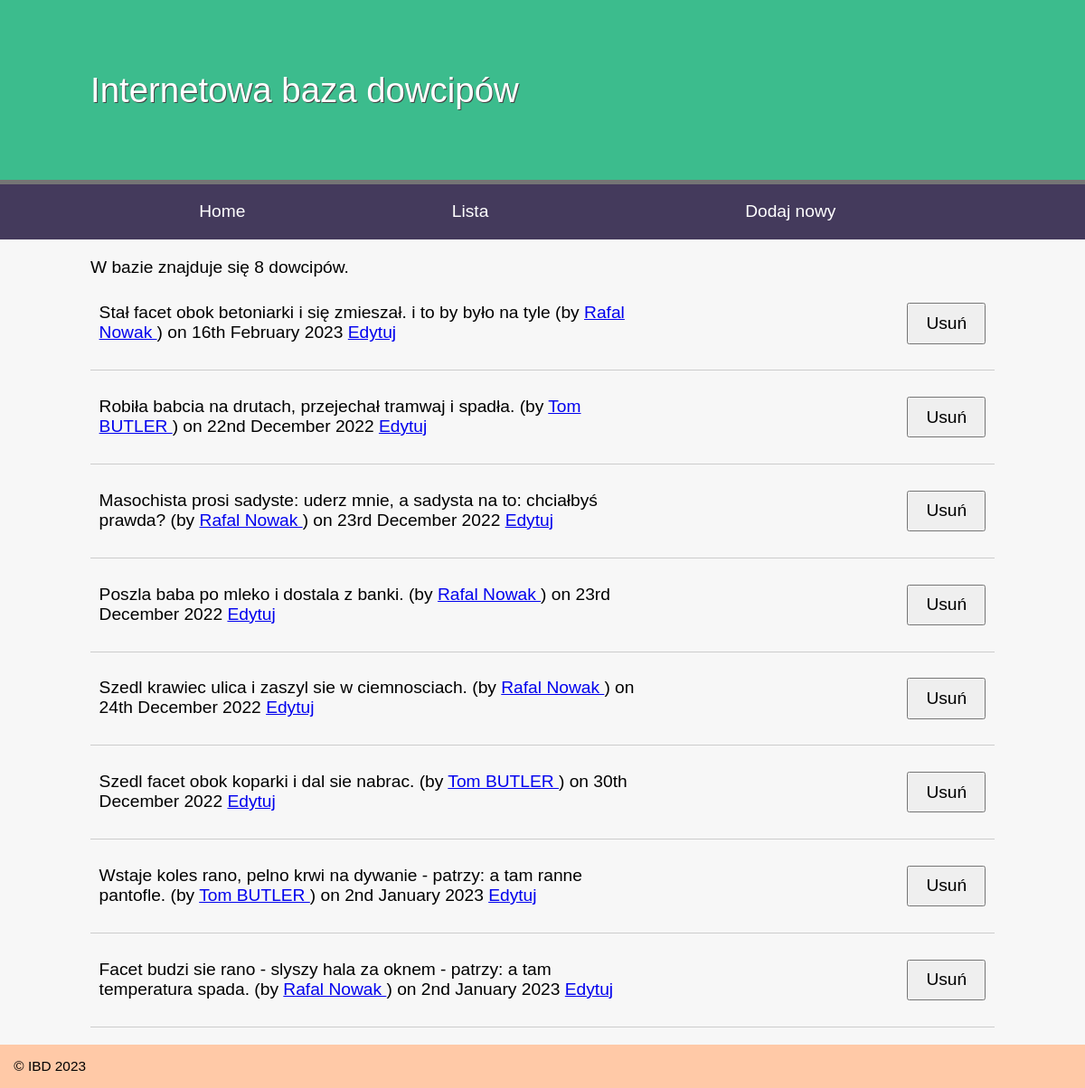
Page /default/public/jokes.php on the earlier database version.
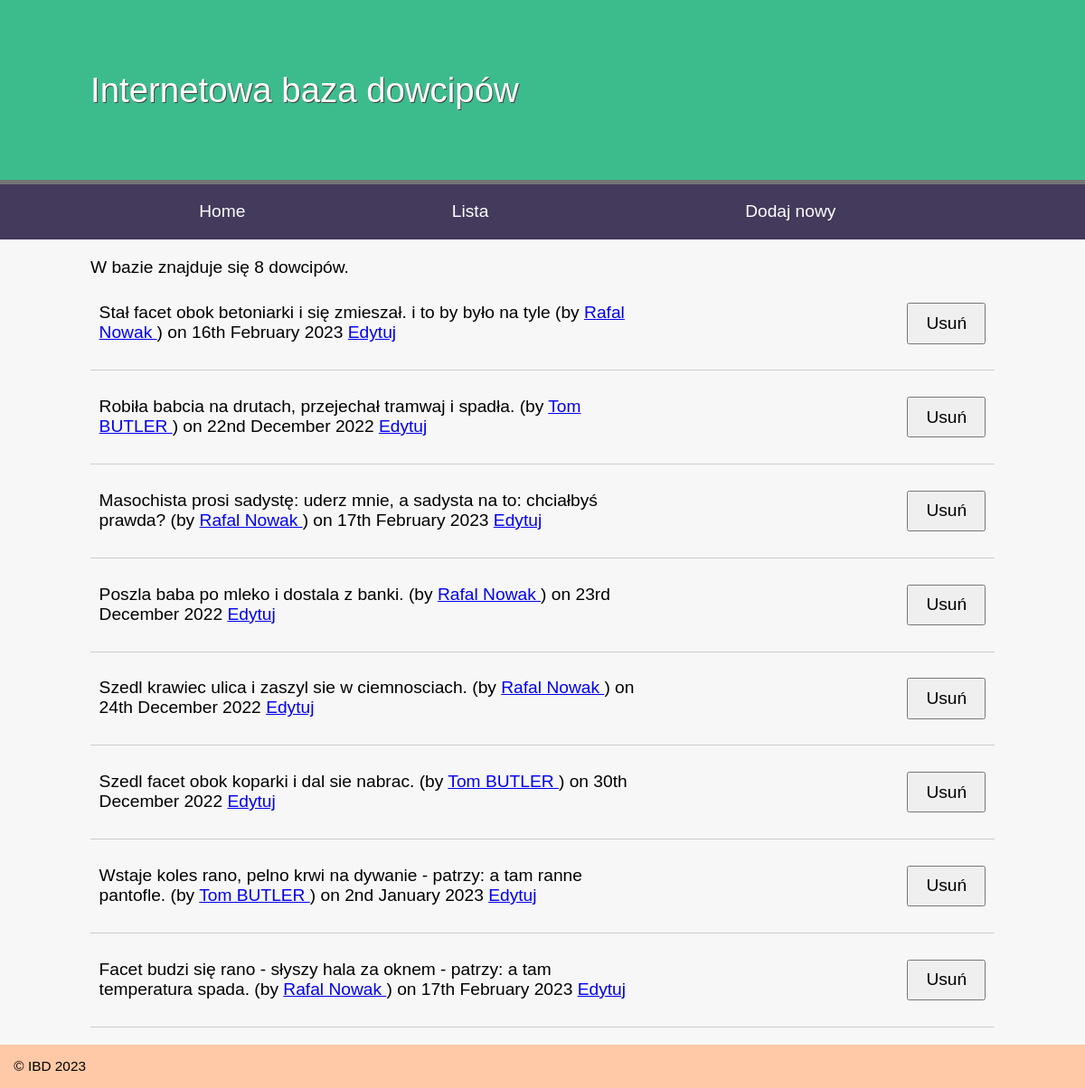
Same page on the later database version.
### tables this page shows
CREATE TABLE `joke` (
  `id` int(11) NOT NULL AUTO_INCREMENT,
  `joketext` text DEFAULT NULL,
  `jokedate` date DEFAULT NULL,
  `authorid` int(11) DEFAULT NULL,
  PRIMARY KEY (`id`)
);

### default/public/jokes.php (called while the page is built, shortened)
<?php
try {
    include __DIR__.'/../includes/DatabaseConnection.php';
    include __DIR__.'/../classes/DatabaseTable.php';
    $jokesTable = new DatabaseTable($pdo, 'joke', 'id');
    $authorsTable = new DatabaseTable($pdo, 'author', 'id');
    $results = $jokesTable->findAll();
    $jokes = [];
    foreach($results as $joke) {
        $author = $authorsTable->find('id', $joke['authorid'])[0];
        $jokes[] = [
            'id' => $joke['id'],
            'joketext' => $joke['joketext'],
            'jokedate' => $joke['jokedate'],
            'name' => $author['name'],
            'email' => $author['email']
        ];
    }
    $totalJokes = $jokesTable->total();
    include __DIR__.'/../templates/jokes.html.php';
    $output = ob_get_clean();
} catch (PDOException $e) {
    $title = 'Wystąpił błąd';
    $output = 'Błąd bazy danych'.$e->getMessage().' w pliku: '.$e->getFile().' w linii: '.$e->getLine();
}
include __DIR__.'/../templates/layout.html.php';

### default/classes/DatabaseTable.php (called while the page is built, shortened)
<?php
class DatabaseTable
{
public function findAll()
{
    $stsm = $this->pdo->prepare('SELECT * FROM `'.$this->table.'`');
    $stsm->execute();
    return $stsm->fetchAll();
}
public function find($field, $value)
{
    $query = 'SELECT * FROM `'.$this->table.'` WHERE `'.$field.'` = :value';
    $values = [
        'value' => $value
    ];
    $stsm = $this->pdo->prepare($query);
    $stsm->execute($values);
    return $stsm->fetchAll();
}
public function total()
{
    $stsm = $this->pdo->prepare('SELECT COUNT(*) FROM `'.$this->table.'`');
    $stsm->execute();
    $row = $stsm->fetch();
    return $row[0];
}
}

### default/templates/jokes.html.php (the view, shortened to what this page needs)
<p>W bazie znajduje się <?=$totalJokes?> dowcipów.</p>
<?php foreach($jokes as $joke): ?>
    <blockquote>
        <p>
        <?=htmlspecialchars($joke['joketext'], ENT_QUOTES, 'UTF-8')?>
        (by <a href="mailto:<?=htmlspecialchars($joke['email'], ENT_QUOTES, 'UTF-8')?>">
            <?=htmlspecialchars($joke['name'], ENT_QUOTES, 'UTF-8')?>
        </a>) on
        <?php
            $date = new DateTime($joke['jokedate']);
            echo $date->format('jS F Y');
        ?>
        <a href="index.php?action=edit&id=<?=$joke['id']?>">Edytuj</a>
        <form action="index.php?action=delete" method="POST">
            <input type="submit" value="Usuń" />
        </form>
        </p>
    </blockquote>
<?php endforeach; ?>

### default/templates/layout.html.php (shortened to what this page needs)
<!DOCTYPE html>
<html lang="en">
<head>
    <link rel="stylesheet" href="style.css">
</head>
<body>
    <header>
        <h1>Internetowa baza dowcipów</h1>
    </header>
    <nav>
        <ul>
            <li><a href="index.php">Home</a></li>
            <li><a href="index.php?action=list">Lista</a></li>
            <li><a href="index.php?action=edit">Dodaj nowy</a></li>
        </ul>
    </nav>
    <main>
        <?=$output?>
    </main>
    <footer>
        &copy; IBD 2023
    </footer>
</body>
</html>

### default/public/style.css (style rules this page uses)
* { margin: 0; padding: 0; }
body { font-family: Arial, Helvetica, Sans-serif; }
header { display: block; background-color: #3cbc8d; padding: 20px; border-bottom: 5px solid #757575; }
h1 { font-weight: normal; padding: 1.5em; color: white; text-shadow: 1px 1px 0px #444; width: 1000px; margin: auto; }
nav { background-color: #443A5C; }
nav a { color: white; text-decoration: none; }
nav ul { display: table; width: 1000px; margin: auto; }
nav li { display: table-cell; text-align: center; padding: 1em; }
main { overflow: auto; min-height: 30vh; background-color: #f7f7f7; width: 1000px; margin: auto; box-shadow: -1000px 0 0 #f7f7f7, 1000px 0 0 #f7f7f7; padding-top: 20px; }
footer { padding: 1em; background-color: #FFC9A7 ; font-size: 0.8em; }
p { margin-bottom: 1em; }
body { font-size: 1.2em; font-family: arial, helvetica, sans-serif }
input, label, select, textarea { float: left; width: 15em; margin-bottom: 1em; padding: 0.5em; }
input[type="submit"] { margin-left: 15em; width: auto; padding: 0.5em 1em; clear: both; font-size: 1em; }
form { overflow: auto; clear: both; display: block; }
blockquote { display: table; margin-bottom: 1em; border-bottom: 1px solid #ccc; padding: 0.5em; }
blockquote p { display: table-cell; width: 90%; vertical-align: top; }
blockquote form { display: table-cell; width: 10%; }

Differences in the rows shown:
changed joke: joketext "Masochista prosi sadyste: uderz mnie, a sadysta na to: chciałbyś prawda?" → "Masochista prosi sadystę: uderz mnie, a sadysta na to: chciałbyś prawda?"; jokedate "23rd December 2022" → "17th February 2023"
changed joke: joketext "Facet budzi sie rano - slyszy hala za oknem - patrzy: a tam temperatura spada." → "Facet budzi się rano - słyszy hala za oknem - patrzy: a tam temperatura spada."; jokedate "2nd January 2023" → "17th February 2023"
